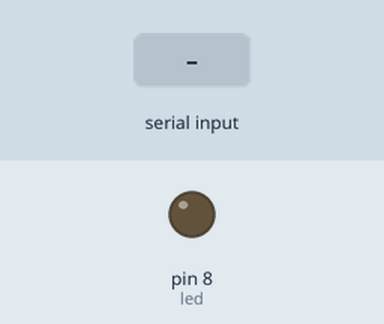
Bench run of a sketch on a simulated Arduino Uno, built with avr-gcc and run on an emulated ATmega328P. Shown: output pins drawn as LEDs (lit = HIGH). The test bench sets the inputs (shaded band).

Above: at 1.2 s.
1.3 s: "1" received over Serial
At 1.7 s:
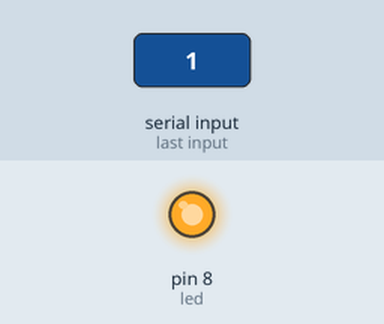
2.8 s: "2" received over Serial
At 4.0 s:
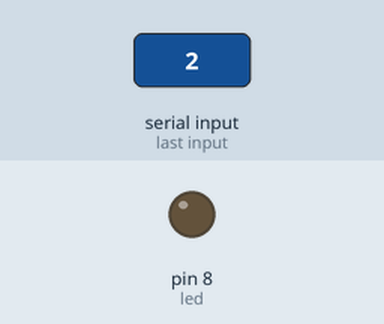
Timing chart, 0 to 5.8 s (numbered marks = the images above; inputs shaded):
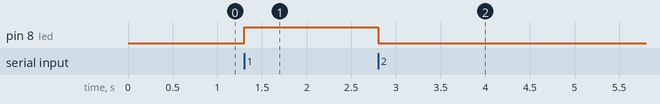

The sketch:

controle_led_bluetooth.ino
```cpp
int led = 8;
char comando;

void setup() {
  Serial.begin(9600);
  pinMode(led, OUTPUT);
}

void loop() {
  if (Serial.available()) {
    comando = Serial.read();

    if (comando == '1') {
      digitalWrite(led, HIGH);
    }
    if (comando == '2') {
      digitalWrite(led, LOW);
    }
  }
}
```

Measured:
- after the input at 1.3 s, pin 8 (led): LOW → HIGH at once
- after the input at 2.8 s, pin 8 (led): HIGH → LOW at once
